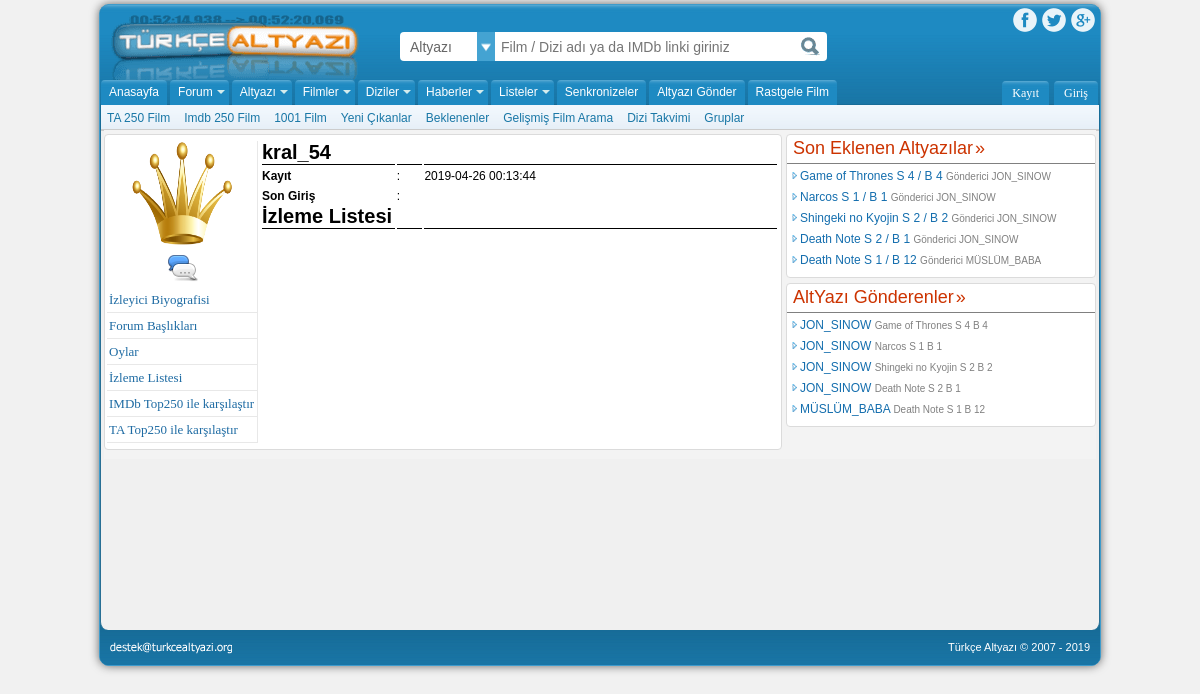
Screenshot of /members/8.php with the database file from the repository.
### tables this page shows
CREATE TABLE `uyeler` (
  `id` int(10) UNSIGNED NOT NULL,
  `username` varchar(25) NOT NULL,
  `sifre` varchar(32) NOT NULL,
  `eposta` varchar(50) NOT NULL,
  `tarih` datetime NOT NULL DEFAULT CURRENT_TIMESTAMP,
  `songiris` varchar(16) NOT NULL,
  `uyeresim` varchar(100) NOT NULL DEFAULT 'members/avatar/default.png'
);

CREATE TABLE `subs` (
  `id` int(10) UNSIGNED NOT NULL,
  `diziname` varchar(50) NOT NULL,
  `username` varchar(50) NOT NULL,
  `diziyolu` varchar(100) NOT NULL,
  `diziyorum` varchar(500) NOT NULL,
  `sezon` tinyint(3) UNSIGNED NOT NULL,
  `bolum` tinyint(3) UNSIGNED NOT NULL,
  `dil` varchar(20) NOT NULL,
  `zaman` timestamp NOT NULL DEFAULT CURRENT_TIMESTAMP,
  `onay` tinyint(3) UNSIGNED NOT NULL
);

### members/8.php (the view, shortened to what this page needs)
<?php
                                                require_once("../baglanti.php");
                                                $uye_veri_sorgu = $db->query("SELECT * from uyeler WHERE username = 'kral_54'");
                                                $uye_veri = $uye_veri_sorgu->fetch_assoc();
                                                $uye_resim = $uye_veri["uyeresim"];
                                                $uye_son_giris= $uye_veri["songiris"];
                                            ?>
<!DOCTYPE html>
<html>
<head>
    <link rel="stylesheet" href="../main.css">
</head>
<body onscroll="yukari()">
    <div id="cerceve">
        <div id="header" onscroll="yukari()">
            <a id="hlogo" href="../index.php" title="Altyazı"></a>
            <div id="Find">
                <ul>
                    <li onclick="menuac()" onmouseout="kapat()">
                        <a class="menu-bas-yazı">Altyazı</a>
                    </li>
                </ul>
                <form method="POST" action="../arama.php">
                    <input type="text" class="text-place" placeholder="Film / Dizi adı ya da IMDb linki giriniz" name="find">
                    <input type="submit" value="">
                </form>
            </div>
            <div id="social">
                <a id="Facebook"></a>
                <a id="Twitter"></a>
                <a id="Google"></a>
            </div>
            <div id="menu">
                <ul>
                    <li class="orta-menu" onmouseover="ortamenuac(0)"><a href="../index.php">Anasayfa</a>
                        <ul class="orta-menu-liste" style="display: block;">
                            <li><a href="" #>TA 250 Film</a></li>
                            <li><a href="" #>Imdb 250 Film</a></li>
                            <li><a href="" #>1001 Film</a></li>
                            <li><a href="" #>Yeni Çıkanlar</a></li>
                            <li><a href="" #>Beklenenler</a></li>
                            <li><a href="" #>Gelişmiş Film Arama</a></li>
                            <li><a href="" #>Dizi Takvimi</a></li>
                            <li><a href="" #>Gruplar</a></li>
                        </ul>
                    </li>
                    <li class="ok orta-menu" onmouseover="ortamenuac(1)"><a>Forum</a>
                    </li>
                    <li class="ok orta-menu" onmouseover="ortamenuac(2)"><a>Altyazı</a>
                    </li>
                    <li class="ok orta-menu" onmouseover="ortamenuac(3)"><a>Filmler</a>
                    </li>
                    <li class="ok orta-menu" onmouseover="ortamenuac(4)"><a>Diziler</a>
                    </li>
                    <li class="ok orta-menu" onmouseover="ortamenuac(5)"><a>Haberler</a>
                    </li>
                    <li class="ok orta-menu" onmouseover="ortamenuac(6)"><a>Listeler</a>
                    </li>
                    <li><a>Senkronizeler</a></li>
                    <li><a>Altyazı Gönder</a></li>
                    <li><a>Rastgele Film</a></li>
                </ul>
            </div>
            <?php
                                                        if(!isset($_SESSION["Kullanici"])){
                                                        ?>
            <a id="giris" onclick="gpaneliAc()">Giriş</a>
            <a id="register" href="../kayit.php">Kayıt</a>
            <?php
                                                        }
                                                            ?>
        </div>
        <div id="govde">
            <div id="zemingovde">
                <div id="solgovde">
                    <div class="sblock">
                        <table>
                            <tr>
                                <td valign="top" style="border-right:1px solid #e8e8e8; width: 150px;">
                                    <div style="text-align: center; width:150px;">
                                        <img src="../<?php echo $uye_resim; ?>" width="100" height="104">
                                    </div>
                                    <div style="text-align: center; width:150px;">
                                        <a><img src="../img/profil_pm.png"></a>
                                    </div>
                                    <div class="kullanicipaneli">
                                        <ul>
                                            <li><a>İzleyici Biyografisi</a></li>
                                            <li><a>Forum Başlıkları</a></li>
                                            <li><a>Oylar</a></li>
                                            <li><a>İzleme Listesi</a></li>
                                            <li><a>IMDb Top250 ile karşılaştır</a></li>
                                            <li><a>TA Top250 ile karşılaştır</a></li>
                                        </ul>
                                    </div>
                                </td>
                                <td style="vertical-align: top; width: 100%;">
                                    <table style="width:100%;">
                                        <tr>
                                            <td style="border-bottom:1px solid black; width:20%;">
                                                <h1 style="font-weight: bold;font-size: 20px;display: inline;">
                                                    kral_54</h1>
                                            </td>
                                            <td style="border-bottom:1px solid black;"></td>
                                            <td style="border-bottom:1px solid black;"></td>
                                        </tr>
                                        <tr>
                                            <td><b>Kayıt</b></td>
                                            <td>:</td>
                                            <td>2019-04-26 00:13:44</td>
                                        </tr>
                                        <tr>
                                            <td><b>Son Giriş</b></td>
                                            <td>:</td>
                                            <td><?php $uye_son_giris; ?></td>
                                        </tr>
                                        <tr>
                                            <td style="border-bottom:1px solid black; width:26%;">
                                                <h1 style="font-weight: bold;font-size: 20px;display: inline;">İzleme
                                                    Listesi</h1>
                                            </td>
                                            <td style="border-bottom:1px solid black; width:5%;">
                                            </td>
                                            <td style="border-bottom:1px solid black;"></td>
                                        </tr>
                                    </table>
                                </td>
                            </tr>
                        </table>
                    </div>
                </div>
                <div id="sag-govde">
                <div class="kisa-sol">
                <div class="baslik" style="border-bottom:1px solid gray;">
                    <h2><a href="#" title="Son Eklenen Altyazılar">Son Eklenen Altyazılar</a></h2>
                </div>
                <div class="alt-menu-icerik">
                    <ul>
                    <?php
                    $altyazı_sorgu = $db->query("SELECT * FROM subs WHERE onay = '1' ORDER BY id DESC LIMIT 5");
                    while($veri = $altyazı_sorgu->fetch_assoc()){
                        $diziname = $veri["diziname"];
                        $sezon = $veri["sezon"];
                        $bolum = $veri["bolum"];
                        $g_adi= $veri["username"];
                        $dizi_sorgu = $db->query("SELECT * FROM yildizoy WHERE isim = '$diziname'");
                        $dizi_veri = $dizi_sorgu->fetch_assoc();
                        $dizi_yol = $dizi_veri["yol"];
                        echo '
                            <li>
                                <a href="../'.$dizi_yol.'">'.$diziname.' S '.$sezon.' / B '.$bolum.' <span style="color:gray;font-size:10px;"> Gönderici '.$g_adi.' </span></a>
                            </li>
                            ';
                    }
                ?>
                    </ul>
                </div>
        </div>
        <div class="kisa-sol">
                    <div class="baslik" style="border-bottom:1px solid gray;">
                        <h2><a href="#" title="Pek Yakında">AltYazı Gönderenler</a></h2>
                    </div>
                    <div class="alt-menu-icerik">
                        <ul>
                            <?php
                            $altyazı_sorgu = $db->query("SELECT * FROM subs WHERE onay = '1' ORDER BY id DESC LIMIT 5");
                                while($veri = $altyazı_sorgu->fetch_assoc()){
                                    $g_name = $veri["username"];
                                    $diziname = $veri["diziname"];
                                    $sezon = $veri["sezon"];
                                    $bolum = $veri["bolum"];
                                    $kullanici_sorgu = $db->query("SELECT * FROM uyeler WHERE username = '$g_name' ");
                                    $kullanici_veri = $kullanici_sorgu->fetch_assoc();
                                    $kullanici_id = $kullanici_veri["id"];
                                    echo '
                                        <li>
                                            <a href="../members/'.$kullanici_id.'.php">'.$g_name.' <span style="font-size:10px;color:gray"> '.$diziname.' S '.$sezon.' B '.$bolum.'</span></a>
                                        </li>
                                        ';
                                }
                            ?>
                        </ul>
                    </div>
                </div>
        </div>
                </div>
            </div>
            <div id="footer">
            <span id="eposta"></span>
            <span id="son">Türkçe Altyazı © 2007 - 2019</span>
        </div>
        </div>
</body>
</html>

### rows the page displays
uyeler: uyeresim (picture)
subs: diziname "Game of Thrones", sezon "4", bolum "4", username "JON_SINOW"
subs: diziname "Narcos", sezon "1", bolum "1", username "JON_SINOW"
subs: diziname "Shingeki no Kyojin", sezon "2", bolum "2", username "JON_SINOW"
subs: diziname "Death Note", sezon "2", bolum "1", username "JON_SINOW"
subs: diziname "Death Note", sezon "1", bolum "12", username "MÜSLÜM_BABA"
